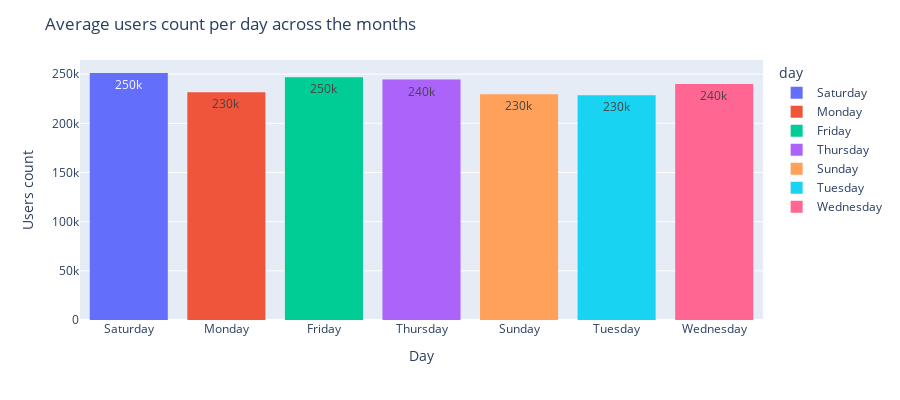

Source (notebook cell):
### Code cell
df = df_train
fig = px.histogram(df, x="day", y="count",
             color='day',
             height=400, text_auto='.2s')
fig.update_layout(title='Average users count per day across the months',
                   xaxis_title='Day', yaxis_title='Users count')
fig.show()

### Figure 1 — Plotly figure (JSON) as saved in the notebook; plotly's stock layout.template omitted (floating-point values rounded to 4 significant figures; data arrays with more than 128 entries replaced by an {"elided": "..."} marker saying what was removed)
{"data": [{"alignmentgroup": "True", "bingroup": "x", "histfunc": "sum", "hovertemplate": "day=%{x}<br>sum of count=%{y}<extra></extra>", "legendgroup": "Saturday", "marker": {"color": "#636efa", "pattern": {"shape": ""}}, "name": "Saturday", "offsetgroup": "Saturday", "orientation": "v", "showlegend": true, "texttemplate": "%{value:.2s}", "type": "histogram", "x": {"elided": "1251 str values"}, "xaxis": "x", "y": {"elided": "1251 int values"}, "yaxis": "y"}, {"alignmentgroup": "True", "bingroup": "x", "histfunc": "sum", "hovertemplate": "day=%{x}<br>sum of count=%{y}<extra></extra>", "legendgroup": "Monday", "marker": {"color": "#EF553B", "pattern": {"shape": ""}}, "name": "Monday", "offsetgroup": "Monday", "orientation": "v", "showlegend": true, "texttemplate": "%{value:.2s}", "type": "histogram", "x": {"elided": "1227 str values"}, "xaxis": "x", "y": {"elided": "1227 int values"}, "yaxis": "y"}, {"alignmentgroup": "True", "bingroup": "x", "histfunc": "sum", "hovertemplate": "day=%{x}<br>sum of count=%{y}<extra></extra>", "legendgroup": "Friday", "marker": {"color": "#00cc96", "pattern": {"shape": ""}}, "name": "Friday", "offsetgroup": "Friday", "orientation": "v", "showlegend": true, "texttemplate": "%{value:.2s}", "type": "histogram", "x": {"elided": "1235 str values"}, "xaxis": "x", "y": {"elided": "1235 int values"}, "yaxis": "y"}, {"alignmentgroup": "True", "bingroup": "x", "histfunc": "sum", "hovertemplate": "day=%{x}<br>sum of count=%{y}<extra></extra>", "legendgroup": "Thursday", "marker": {"color": "#ab63fa", "pattern": {"shape": ""}}, "name": "Thursday", "offsetgroup": "Thursday", "orientation": "v", "showlegend": true, "texttemplate": "%{value:.2s}", "type": "histogram", "x": {"elided": "1221 str values"}, "xaxis": "x", "y": {"elided": "1221 int values"}, "yaxis": "y"}, {"alignmentgroup": "True", "bingroup": "x", "histfunc": "sum", "hovertemplate": "day=%{x}<br>sum of count=%{y}<extra></extra>", "legendgroup": "Sunday", "marker": {"color": "#FFA15A", "pattern": {"shape": ""}}, "name": "Sunday", "offsetgroup": "Sunday", "orientation": "v", "showlegend": true, "texttemplate": "%{value:.2s}", "type": "histogram", "x": {"elided": "1274 str values"}, "xaxis": "x", "y": {"elided": "1274 int values"}, "yaxis": "y"}, {"alignmentgroup": "True", "bingroup": "x", "histfunc": "sum", "hovertemplate": "day=%{x}<br>sum of count=%{y}<extra></extra>", "legendgroup": "Tuesday", "marker": {"color": "#19d3f3", "pattern": {"shape": ""}}, "name": "Tuesday", "offsetgroup": "Tuesday", "orientation": "v", "showlegend": true, "texttemplate": "%{value:.2s}", "type": "histogram", "x": {"elided": "1228 str values"}, "xaxis": "x", "y": {"elided": "1228 int values"}, "yaxis": "y"}, {"alignmentgroup": "True", "bingroup": "x", "histfunc": "sum", "hovertemplate": "day=%{x}<br>sum of count=%{y}<extra></extra>", "legendgroup": "Wednesday", "marker": {"color": "#FF6692", "pattern": {"shape": ""}}, "name": "Wednesday", "offsetgroup": "Wednesday", "orientation": "v", "showlegend": true, "texttemplate": "%{value:.2s}", "type": "histogram", "x": {"elided": "1272 str values"}, "xaxis": "x", "y": {"elided": "1272 int values"}, "yaxis": "y"}], "layout": {"barmode": "relative", "height": 400, "legend": {"title": {"text": "day"}, "tracegroupgap": 0}, "margin": {"t": 60}, "title": {"text": "Average users count per day across the months"}, "xaxis": {"anchor": "y", "categoryarray": ["Saturday", "Monday", "Friday", "Thursday", "Sunday", "Tuesday", "Wednesday"], "categoryorder": "array", "domain": [0, 1], "title": {"text": "Day"}}, "yaxis": {"anchor": "x", "domain": [0, 1], "title": {"text": "Users count"}}}}
